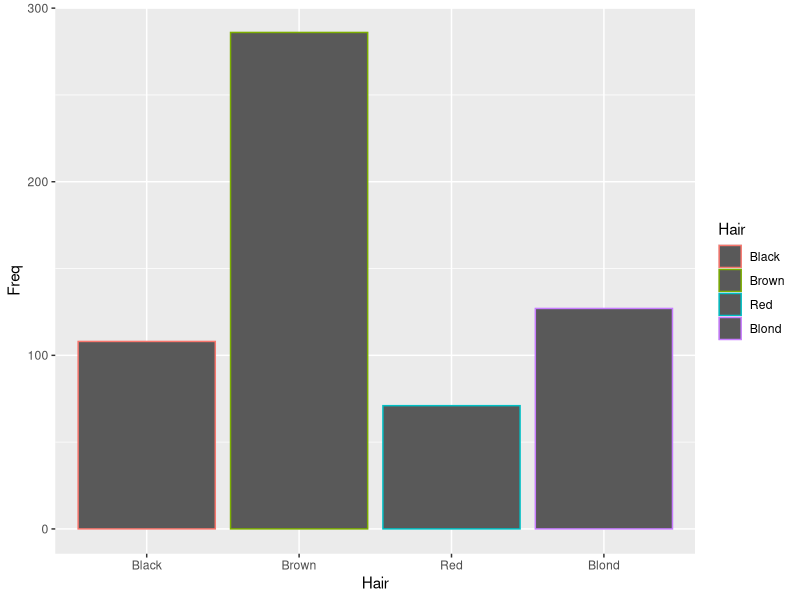
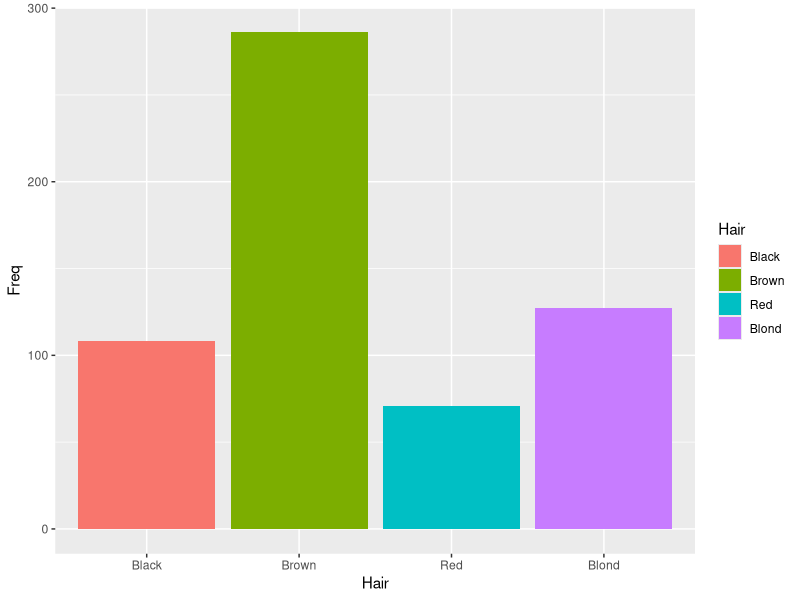
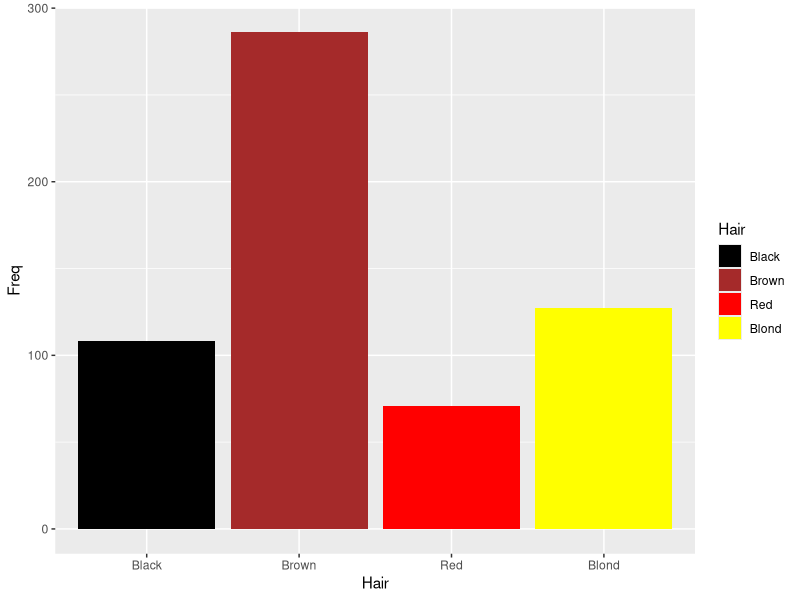
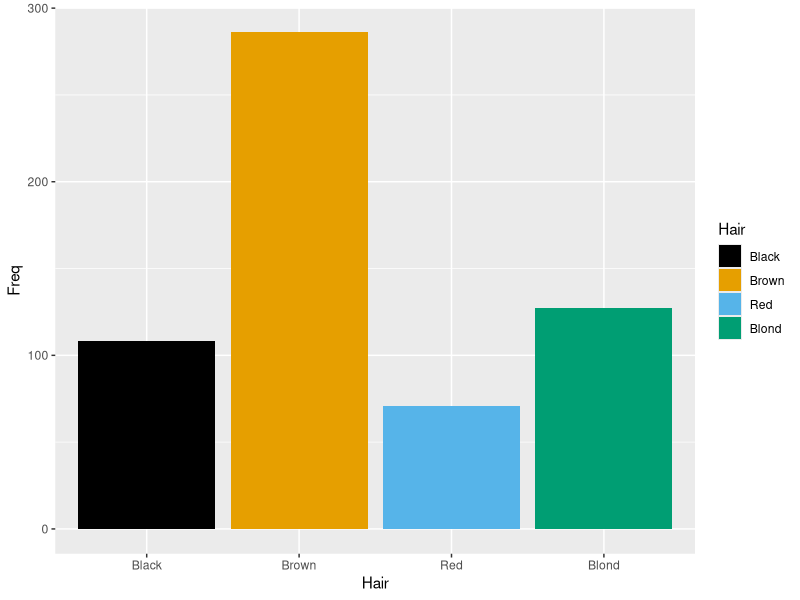
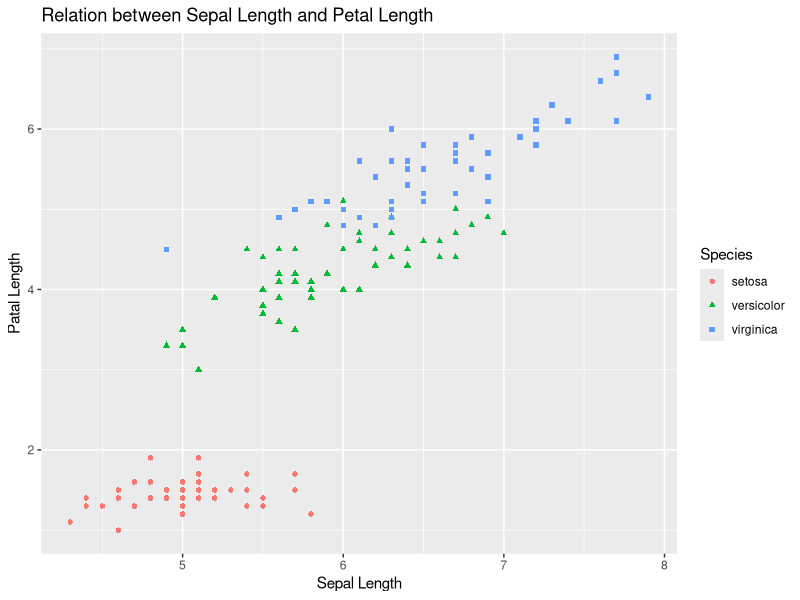
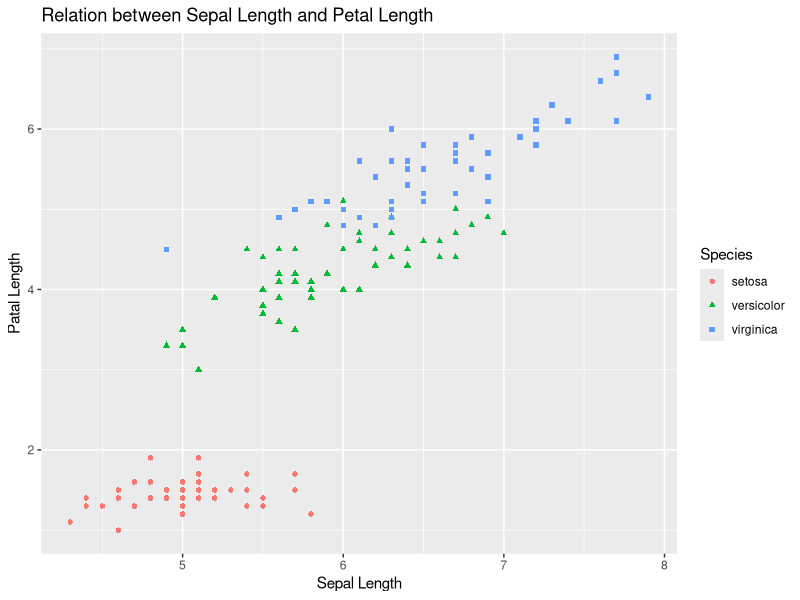

Generate these figures, in order, with R:
## ---- chunk 1
#| echo: false
#| message: false
#| warning: false

library(tidyverse)
library(knitr)
library(RColorBrewer)
## ---- chunk 2
data(HairEyeColor)
#HairEyeColor[,,1] #Male
#HairEyeColor[,,2] #Female

newdata_male = as.data.frame(HairEyeColor[,,1]) 
newdata_female = as.data.frame(HairEyeColor[,,2]) 
newdata = rbind(newdata_male, newdata_female)
newdata = newdata %>% 
  mutate(Gender = rep(c("Male", "Female"), each  = 16))

hairData = newdata %>% 
  group_by(Hair) %>%
  summarise(Freq = sum(Freq))

hairData
## ---- chunk 3
hairData %>% 
  ggplot(aes(x=Hair, y=Freq)) + 
  geom_col(aes(color = Hair)) #<<
## ---- chunk 4
hairData %>% 
  ggplot(aes(x=Hair, y=Freq)) +  
  geom_col(aes(fill = Hair)) #<<
## ---- chunk 5

ggplot(hairData, aes(x = Hair, y = Freq)) + 
  geom_col(aes(fill = Hair)) +
  scale_fill_manual(breaks = c("Black", "Brown", "Red", "Blond"), #<<
                    values=c("black", "brown", "red", "yellow")) #<<
## ---- chunk 6
cbPalette <- c("#000000","#E69F00","#56B4E9","#009E73","#F0E442")

ggplot(hairData, aes(x = Hair, y = Freq)) + 
  geom_col(aes(fill = Hair)) +
  scale_fill_manual(values=cbPalette)
## ---- chunk 7
data(iris)
## ---- chunk 8
#| fig-align: center

ggplot(iris, aes(x=Sepal.Length, y=Petal.Length, group=Species)) + 
  geom_point(aes(color = Species, shape = Species)) + 
  xlab("Sepal Length") + 
  ylab("Patal Length") +
  ggtitle("Relation between Sepal Length and Petal Length") #<<
## ---- chunk 9
#| label: fig-fig1
#| fig-cap: "Scatter plot between Iris sepal length and Iris petal length. Different species are indicated by different color and shapes. In general, the length of the sepal and petal for Iris have a strong positive linear relationship."

ggplot(iris, aes(x=Sepal.Length, y=Petal.Length, group=Species)) + 
  geom_point(aes(color = Species, shape = Species)) + 
  xlab("Sepal Length") + 
  ylab("Patal Length") +
  ggtitle("Relation between Sepal Length and Petal Length") #<<
